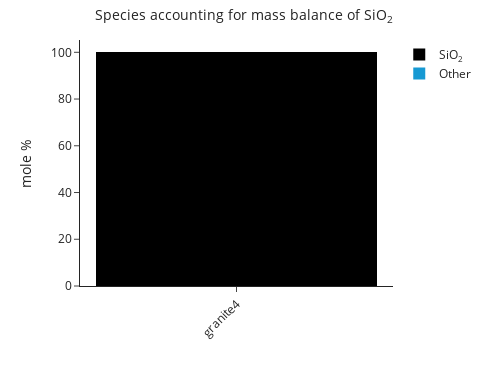

Notebook code for this chart:
### Code cell
speciation.plot_mass_contribution("SiO2", sort_y_by="alphabetical")

### Figure 1 — Plotly figure (JSON) as saved in the notebook; plotly's stock layout.template omitted (floating-point values rounded to 4 significant figures)
{"data": [{"alignmentgroup": "True", "hovertemplate": "species=SiO<sub>2</sub><br>sample=%{x}<br>mole %=%{y}<extra></extra>", "legendgroup": "SiO<sub>2</sub>", "marker": {"color": "#000000", "line": {"width": 0}, "pattern": {"shape": ""}}, "name": "SiO<sub>2</sub>", "offsetgroup": "SiO<sub>2</sub>", "orientation": "v", "showlegend": true, "textposition": "auto", "type": "bar", "width": 0.9, "x": ["granite4"], "xaxis": "x", "y": [99.99], "yaxis": "y"}, {"alignmentgroup": "True", "hovertemplate": "species=Other<br>sample=%{x}<br>mole %=%{y}<extra></extra>", "legendgroup": "Other", "marker": {"color": "#1699d3", "line": {"width": 0}, "pattern": {"shape": ""}}, "name": "Other", "offsetgroup": "Other", "orientation": "v", "showlegend": true, "textposition": "auto", "type": "bar", "width": 0.9, "x": ["granite4"], "xaxis": "x", "y": [0.01], "yaxis": "y"}], "layout": {"bargap": 0, "barmode": "relative", "height": 366, "legend": {"title": {}, "tracegroupgap": 0}, "margin": {"t": 40}, "title": {"text": "<span style=\"font-size: 14px;\">Species accounting for mass balance of SiO<sub>2</sub></span>", "x": 0.5, "xanchor": "center"}, "width": 488, "xaxis": {"anchor": "y", "autorange": true, "categoryarray": ["granite4"], "categoryorder": "array", "domain": [0, 1], "fixedrange": true, "range": [-0.5, 0.5], "tickangle": -45, "title": {}, "type": "category"}, "yaxis": {"anchor": "x", "autorange": true, "domain": [0, 1], "fixedrange": true, "range": [0, 105.3], "title": {"text": "mole %"}, "type": "linear"}}}
